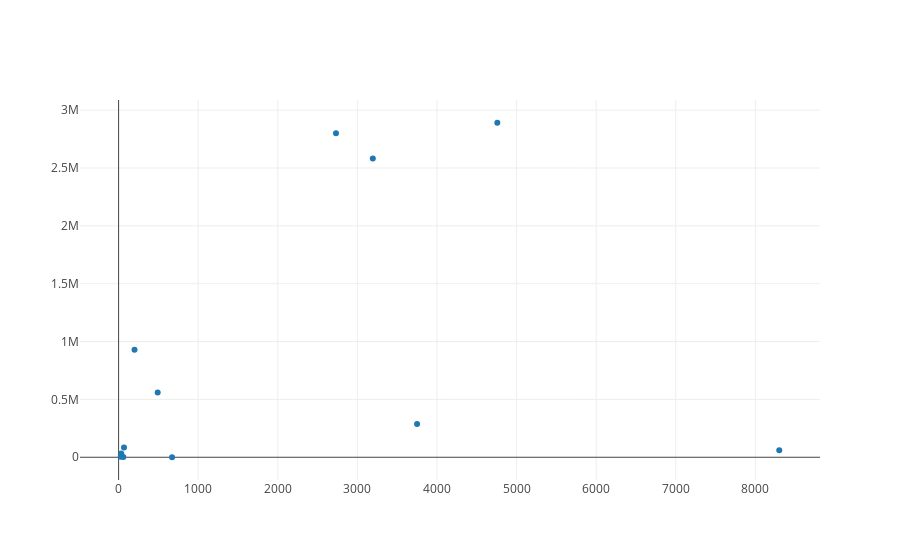

Write notebook code for a chart like this one.
### Markdown cell above
Now that we have the city areas and populations, let's plot them to see how the size of each city compares to its population.

### Code cell
trace_area_pop = {'x':city_areas,
         'y': city_populations,
         'mode': 'markers',
         'name': 'Area vs. Pop'}

plotly.offline.iplot([trace_area_pop])

#plt.bar(range(0,len(names_and_ranks)), city_populations)

#plt.ylabel('Population')
#plt.xlabel('Cities')
#plt.xticks(range(0,len(names_and_ranks)), names_and_ranks, rotation='vertical')
#plt.title('City Populations')
 
#plt.show()

### Figure 1 — Plotly figure (JSON) as saved in the notebook; plotly's stock layout.template omitted (floating-point values rounded to 4 significant figures)
{"data": [{"mode": "markers", "name": "Area vs. Pop", "type": "scatter", "uid": "dbaef616-d952-4f25-bf32-53a56f84c6b7", "x": [4758, 2731, 3194, 200, 491, 3750, 68, 8300, 33, 27, 59, 672], "y": [2891000, 2800000, 2581000, 928850, 559277, 287651, 84554, 60000, 32237, 4000, 1700, 0]}], "layout": {}}
